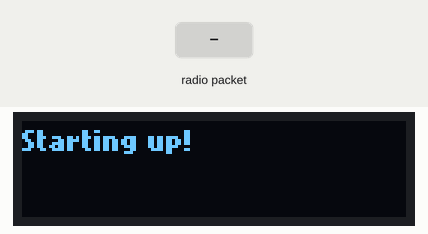
A sketch run on a simulated Arduino Uno, built with avr-gcc and run on an emulated ATmega328P. On the bench: 128×32 one-colour display. The inputs (shaded band) are chosen by the test bench. No radio packets arrive unless stated; what the sketch prints to the serial monitor is not drawn.

Above: at 2.2 s.
2.3 s: radio packet "1" arrives
At 2.9 s:
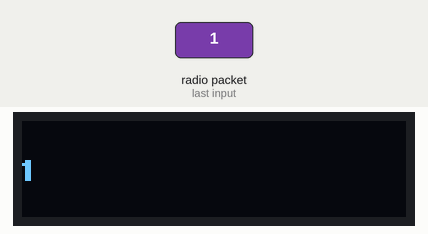
3.8 s: radio packet "0" arrives
At 4.1 s:
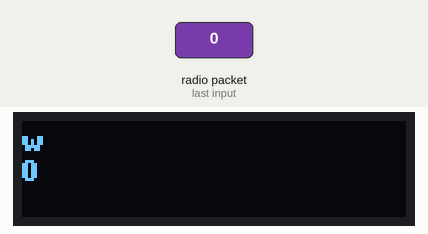
5.3 s: radio packet "2" arrives
At 6.5 s:
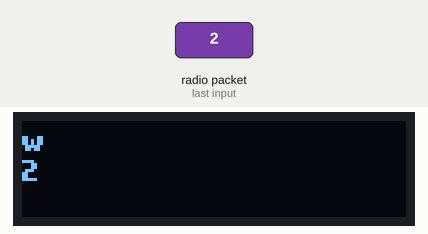
Timing chart, 0 to 8.3 s (numbered marks = the images above; inputs shaded):
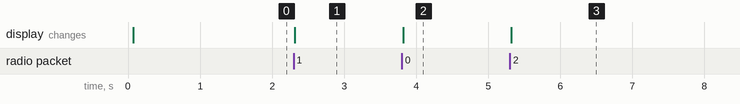

The sketch:

remote_mothbot.ino
```cpp
#include <Arduino.h>
#include <U8g2lib.h>

//#ifdef U8X8_HAVE_HW_SPI
#include <SPI.h>
//#endif
//#ifdef U8X8_HAVE_HW_I2C
#include <Wire.h>
//#endif

#include <RH_RF95.h>

// Radio pins for mothbot
#define RFM95_CS 8
#define RFM95_RST 7
#define RFM95_INT 2

U8G2_SSD1306_128X32_UNIVISION_F_HW_I2C u8g2(U8G2_R0, /* reset=*/ U8X8_PIN_NONE);  // SSD1306 128x32

#define RF95_FREQ 915.0

RH_RF95 rf95(RFM95_CS, RFM95_INT);

typedef struct {
  char sender[13];
  char message[40];
  char timestamp[14];
} Payload;
Payload theData;


void setup(void) {
  u8g2.begin();

  Serial.begin(9600);

  pinMode(RFM95_RST, OUTPUT);
  digitalWrite(RFM95_RST, HIGH);

  // manual reset
  digitalWrite(RFM95_RST, LOW);
  delay(10);
  digitalWrite(RFM95_RST, HIGH);
  delay(10);

  while (!rf95.init()) {
    Serial.println("LoRa radio init failed");
    Serial.println("Uncomment '#define SERIAL_DEBUG' in RH_RF95.cpp for detailed debug info");
    while (1);
  }
  Serial.println("LoRa radio init OK!");

  if (!rf95.setFrequency(RF95_FREQ)) {
    Serial.println("setFrequency failed");
    while (1);
  }
  Serial.print("Set Freq to: "); Serial.println(RF95_FREQ);

  rf95.setTxPower(23, false);
  Serial.print("max buff:");
  Serial.println(RH_RF95_MAX_MESSAGE_LEN);


  u8g2.clearBuffer();          // clear the internal memory
  u8g2.setFont(u8g2_font_nokiafc22_tf);
  u8g2.drawStr(0,10,"Starting up!");  // write something to the internal memory
  u8g2.sendBuffer();          // transfer internal memory to the display
  delay(1000);

}

int index = 0;

void loop(void) {


 if (rf95.available())
  {

    uint8_t buf[sizeof(Payload)];
    uint8_t len = sizeof(buf);

    if (rf95.recv(buf, &len))
    {
      Serial.println("hello");
      theData = *(Payload*)buf;

      int rssi = rf95.lastRssi();

      Serial.print(" sender=");
      Serial.print(theData.sender);
      u8g2.clearBuffer();          // clear the internal memory
      u8g2.drawStr(0,10,theData.timestamp);  // write something to the internal memory
      u8g2.drawStr(0,20,theData.sender);  // write something to the internal memory
      u8g2.drawStr(0,30,theData.message);  // write something to the internal memory
      u8g2.sendBuffer();

    }

    }
  }
```

Measured:
- after the input at 2.3 s, the display: changes at once (image 1)
- after the input at 3.8 s, the display: changes at once (image 2)
- after the input at 5.3 s, the display: changes at once (image 3)
